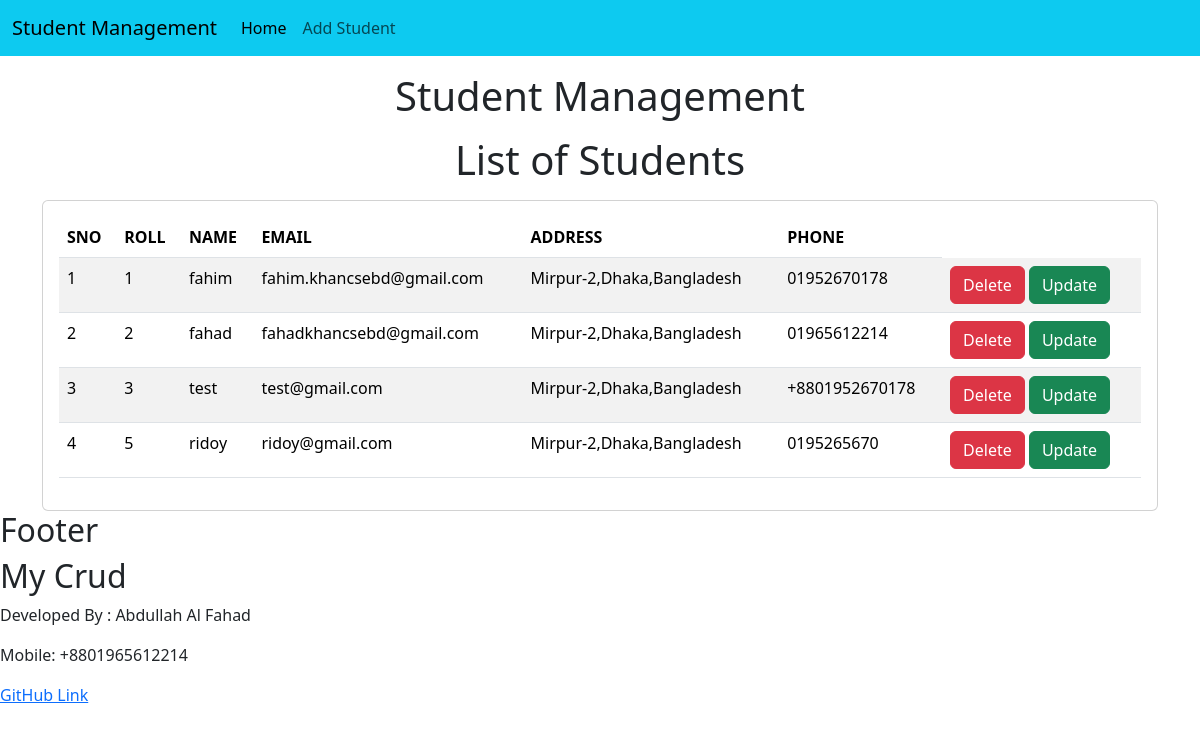
The page /core/ on the database as committed earlier.
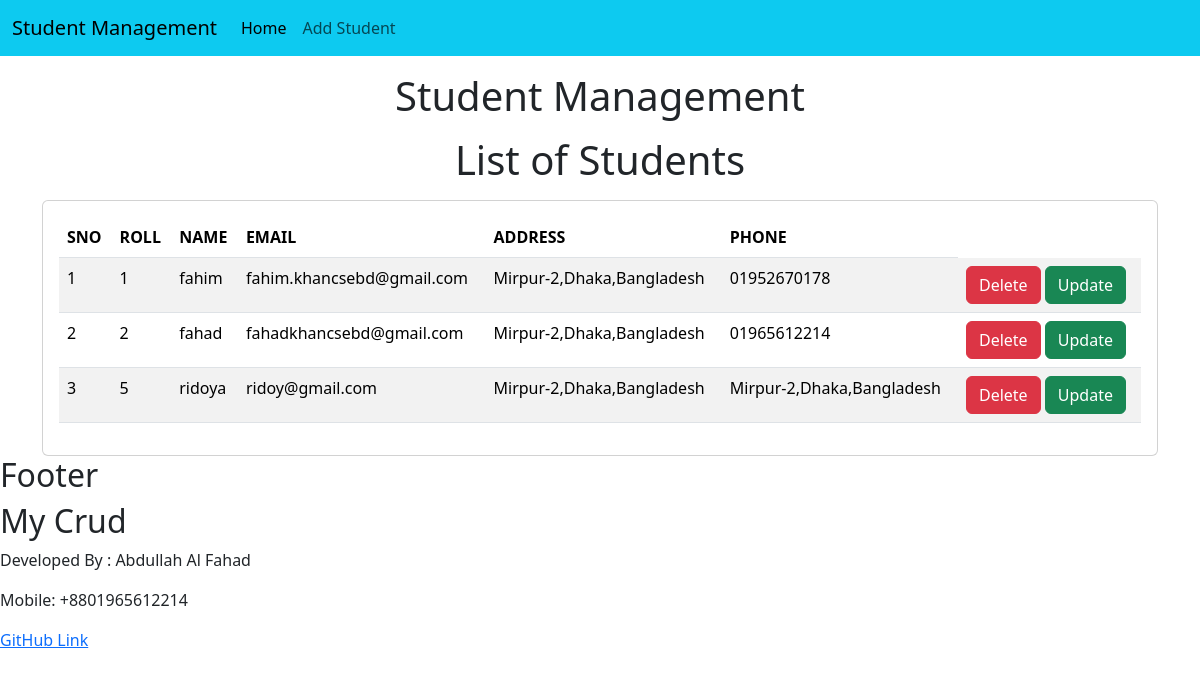
The same page on the database as committed later.
### core/models.py (models this page shows, shortened)
class Student(models.Model):
    roll= models.IntegerField()
    name=models.CharField(max_length=255)
    email=models.EmailField()
    phone=models.CharField(max_length=15)
    address=models.TextField()

### core/views.py (the view)
# urls.py: path("",home),
def home(request):
    std = Student.objects.all()
    return render (request,"core/home.html", {'std':std })

### templates/core/home.html (shortened to what this page needs)
{% load static %}
<!doctype html>
<html lang="en">
  <head>
    <link href="https://cdn.jsdelivr.net/npm/bootstrap@5.3.2/dist/css/bootstrap.min.css" rel="stylesheet">
  </head>
  <body>
    {% include 'core/navbar.html' %}
    <h1 class="text-center my-3">Student Management</h1>
    <h1 class="text-center my-3">List of Students</h1>
    <div class="container">
      <div class="row">
        <div class="col-md-12">
          <div class="card">
            <div class="card-body">
              <table class="table table-striped">
                <thead>
                  <tr>
                    <th>SNO</th>
                    <th>ROLL</th>
                    <th>NAME</th>
                    <th>EMAIL</th>
                    <th>ADDRESS</th>
                    <th>PHONE</th>
                  </tr>
                </thead>
                <tbody>
                  {% for s in std %}
                   <tr>
                    <td>{{forloop.counter}}</td>
                    <td>{{s.roll}}</td>
                    <td>{{s.name}}</td>
                    <td>{{s.email}}</td>
                    <td>{{s.address}}</td>
                    <td>{{s.phone}}</td>
                    <td>
                      <a href="/core/delete/{{s.id}}" class="btn btn-danger md-sm">Delete</a>
                      <a href="/core/update/{{s.id}}" class="btn btn-success md-sm">Update</a>
                    </td>
                   </tr>
                  {% endfor %}
                </tbody>
              </table>
            </div>
          </div>
        </div>
      </div>
    </div>
    <div id="sidebar" class="clearfix">
        <h2>Footer</h2>
        <h2>My Crud</h2>
        <p>Developed By : Abdullah Al Fahad</p>
        <p>Mobile: +8801965612214</p>
        <P> <a href="https://github.com/abdullahalfahad98">GitHub Link</a>  </P>
    </div>
  </body>
</html>

Rows that differ between the two databases and show on the page:
removed Student: roll "3", name "test", email "test@gmail.com", address "Mirpur-2,Dhaka,Bangladesh", phone "+8801952670178"
changed Student "ridoy@gmail.com": name "ridoy" → "ridoya"; phone "0195265670" → "Mirpur-2,Dhaka,Bangladesh"
